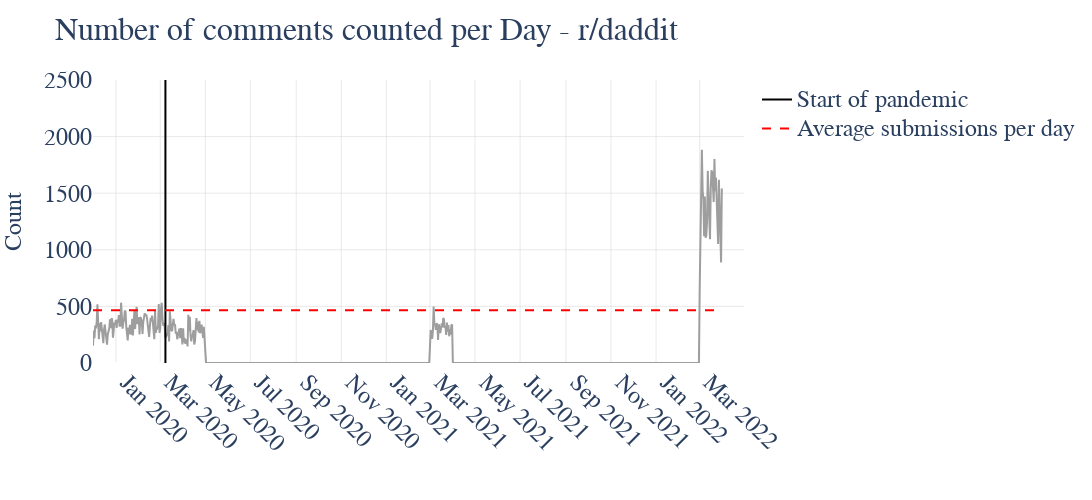

Write notebook code for a chart like this one.
### Code cell
# visualize submissions over time (daily) for r/Mommit
graph_over_time(day_d_comments, average_d_comments, "r/daddit", y1=2500, range_y=2500, category="comments")

### Figure 1 — Plotly figure (JSON) as saved in the notebook; plotly's stock layout.template omitted (floating-point values rounded to 4 significant figures; data arrays with more than 128 entries replaced by an {"elided": "..."} marker saying what was removed)
{"data": [{"hovertemplate": "date_time=%{x}<br>count=%{y}<extra></extra>", "legendgroup": "", "line": {"color": "rgb(158, 158, 158)", "dash": "solid"}, "marker": {"symbol": "circle"}, "mode": "lines", "name": "", "orientation": "v", "showlegend": false, "type": "scatter", "x": {"elided": "852 str values"}, "xaxis": "x", "y": {"elided": "852 int values"}, "yaxis": "y"}, {"marker": {"color": "black", "size": 10}, "mode": "lines", "name": "<span style='font-size: 24px;'>Start of pandemic</span>", "showlegend": true, "type": "scatter", "x": [null], "y": [null]}, {"line": {"color": "red", "dash": "dash", "width": 2}, "mode": "lines", "name": "<span style='font-size: 24px;'>Average submissions per day</span>", "showlegend": true, "type": "scatter", "x": [null], "y": [null]}], "layout": {"height": 500, "legend": {"font": {"family": "Calibri", "size": 20}, "title": {"font": {"size": 14}, "text": ""}, "tracegroupgap": 0}, "margin": {"b": 50, "l": 50, "r": 50, "t": 80}, "plot_bgcolor": "white", "shapes": [{"line": {"color": "black", "width": 2}, "name": "Start of pandemic", "type": "line", "x0": "2020-03-08", "x1": "2020-03-08", "y0": 0, "y1": 2500}, {"line": {"color": "red", "dash": "dash", "width": 2}, "name": "Average submissions per day", "type": "line", "x0": "2019-12-01T00:00:00", "x1": "2022-03-31T00:00:00", "y0": 466.9, "y1": 466.9}], "title": {"font": {"family": "Calibri", "size": 32}, "text": "Number of comments counted per Day - r/daddit"}, "width": 1200, "xaxis": {"anchor": "y", "domain": [0, 1], "dtick": "M2", "gridcolor": "lightgrey", "gridwidth": 0.5, "range": ["2019-12-01", "2022-04-30"], "showgrid": true, "tickangle": 45, "tickfont": {"family": "Calibri", "size": 24}, "ticklabelmode": "period", "title": {"font": {"family": "Calibri", "size": 24}, "text": ""}}, "yaxis": {"anchor": "x", "domain": [0, 1], "gridcolor": "lightgrey", "gridwidth": 0.5, "range": [0, 2500], "showgrid": true, "tickfont": {"family": "Calibri", "size": 24}, "title": {"font": {"family": "Calibri", "size": 24}, "text": "Count"}}}}
